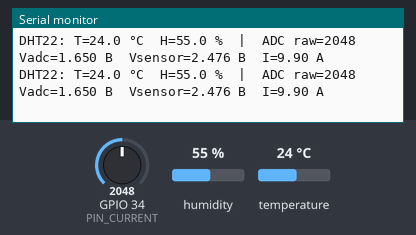
A sketch run on a simulated ESP32. Shown: the last lines printed to the serial monitor. The test bench sets the inputs (shaded band); at power-on: GPIO 34 (PIN_CURRENT) = 2048, humidity 55 %, temperature 24 °C (analog values on the 0–4095 scale).

Above: at 2.8 s.
2.9 s: GPIO 34 (PIN_CURRENT) set to 1047
At 5.2 s:
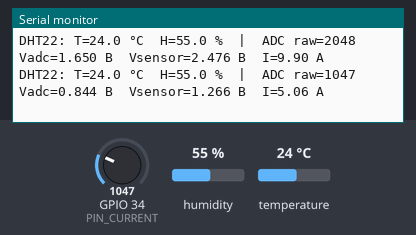
5.6 s: GPIO 34 (PIN_CURRENT) set to 928
At 7.4 s:
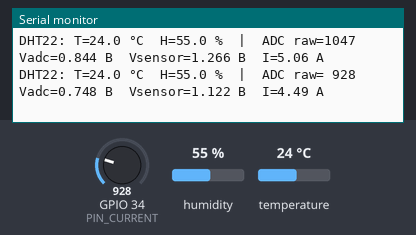
9.5 s: GPIO 34 (PIN_CURRENT) set to 107
At 11.4 s:
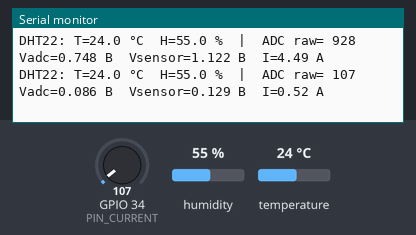
12.2 s: GPIO 34 (PIN_CURRENT) set to 89
At 15.4 s:
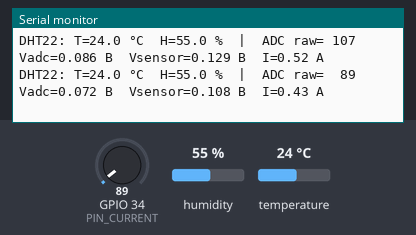

The sketch:

sketch.ino
```cpp
// ПР4, завдання 1: цифровий датчик (DHT22, GPIO 15) + аналоговий 5-вольтовий датчик
// через подільник напруги (GPIO 34).
// DHT22 - температура й вологість повітря біля панелі (цифровий протокол на одному проводі).
// Потенціометр від 5 В імітує датчик струму панелі (напр. ACS712, вихід 0-5 В).
// Подільник 10 кОм / 20 кОм: Vout = Vin * 20/(10+20) = 0.667 * Vin -> 5 В стає 3.33 В.
// Wokwi не моделює резисторний подільник, тому в симуляції потенціометр живиться від 3V3
// і дає на GPIO 34 ту саму напругу 0..3.3 В, що дав би подільник від 5-вольтового датчика.
#include "DHTesp.h"

const int PIN_DHT = 15;
const int PIN_CURRENT = 34;      // ADC1_CH6, працює разом з Wi-Fi
const float DIVIDER = 20.0 / (10.0 + 20.0);

DHTesp dht;

void setup() {
  Serial.begin(115200);
  dht.setup(PIN_DHT, DHTesp::DHT22);
  analogReadResolution(12);
  Serial.println("ПР4: DHT22 (цифровий) + датчик струму через подільник (аналоговий)");
}

void loop() {
  TempAndHumidity th = dht.getTempAndHumidity();
  int raw = analogRead(PIN_CURRENT);                 // 0..4095
  float v_adc = raw / 4095.0 * 3.3;                  // напруга на вході АЦП
  float v_sensor = v_adc / DIVIDER;                  // напруга на виході датчика (0..5 В)
  float current_a = v_sensor / 5.0 * 20.0;           // модель: 0..5 В = 0..20 А

  Serial.printf("DHT22: T=%.1f °C  H=%.1f %%  |  ADC raw=%4d  Vadc=%.3f В  Vsensor=%.3f В  I=%.2f А\n",
                th.temperature, th.humidity, raw, v_adc, v_sensor, current_a);
  delay(2000);
}
```

Measured:
- the behaviour switches between 1000 and 999 on GPIO 34 (PIN_CURRENT) (found by bisection; images 1 and 2)
- the behaviour switches between 100 and 99 on GPIO 34 (PIN_CURRENT) (found by bisection; images 3 and 4)
- after the input at 2.9 s, the serial monitor: prints a new line after 1.1 s (image 1)
- after the input at 5.6 s, the serial monitor: prints a new line after 0.45 s (image 2)
- after the input at 9.5 s, the serial monitor: prints a new line after 0.58 s (image 3)
- after the input at 12.2 s, the serial monitor: prints a new line after 1.9 s (image 4)
